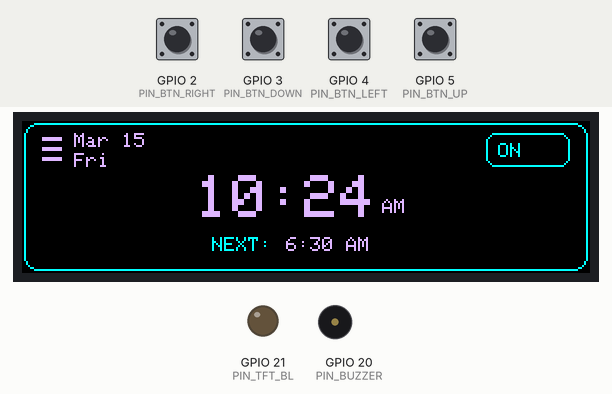
Simulated run of this sketch. Board: Seeed XIAO ESP32-C3. On the bench: 284×76 colour display, output pins drawn as LEDs (lit = HIGH), buzzer (waves = sounding). Inputs (shaded band) come from the test bench; at power-on: GPIO 2 (PIN_BTN_RIGHT), GPIO 3 (PIN_BTN_DOWN), GPIO 4 (PIN_BTN_LEFT), GPIO 5 (PIN_BTN_UP) HIGH. WiFi joins after 1.5 s; servers stay silent unless stated; the local clock reads 2024-03-15 10:24:30 at power-on unless the sketch sets it.

Above: at 1.3 s.
1.4 s: GPIO 2 (PIN_BTN_RIGHT) pulled LOW for 1 s
At 2.7 s:
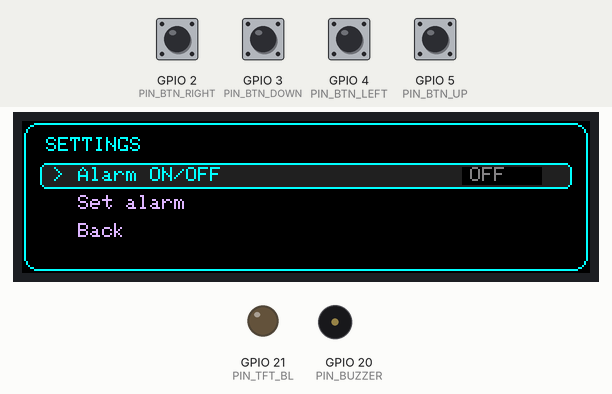
3.9 s: GPIO 3 (PIN_BTN_DOWN) pulled LOW for 0.15 s
At 4.7 s:
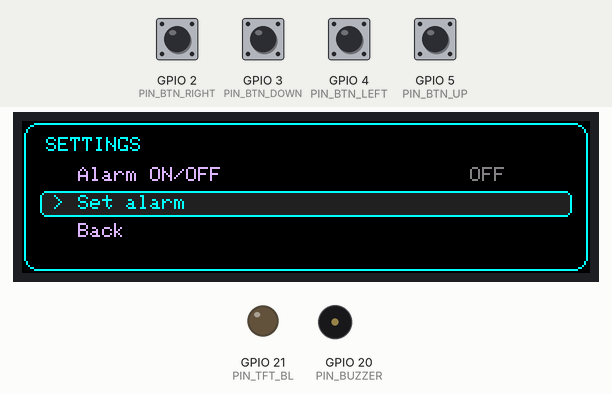
5.5 s: GPIO 4 (PIN_BTN_LEFT) pulled LOW for 0.15 s
At 5.8 s:
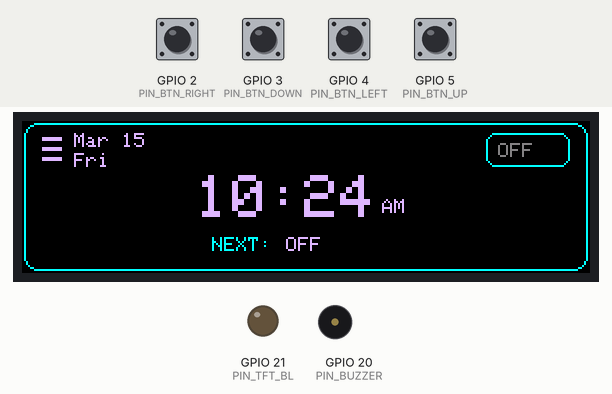
7.1 s: GPIO 2 (PIN_BTN_RIGHT) pulled LOW for 0.15 s
At 8.3 s:
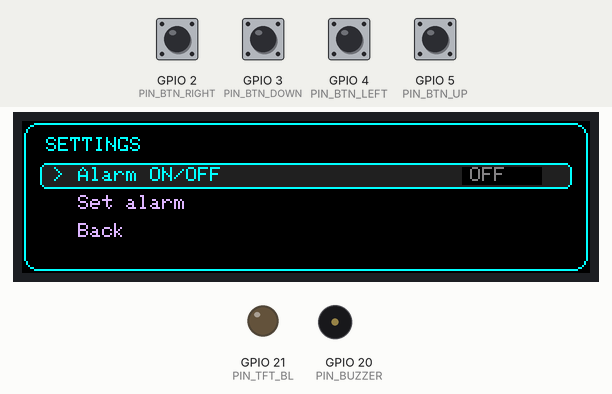
8.7 s: GPIO 5 (PIN_BTN_UP) pulled LOW for 0.15 s
At 9.5 s:
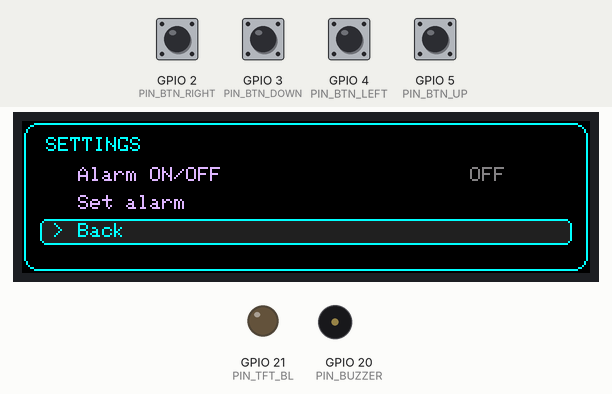
10.3 s: GPIO 3 (PIN_BTN_DOWN) pulled LOW for 1 s
At 10.44 s:
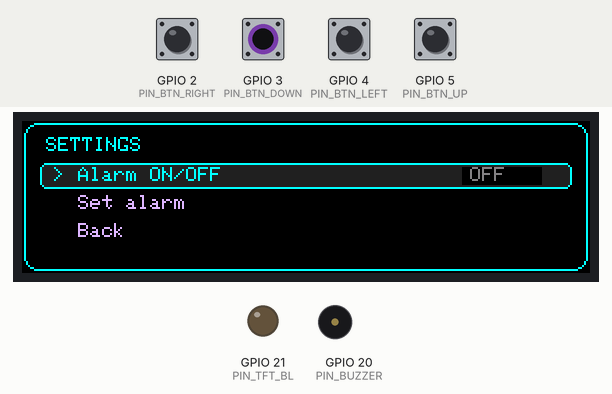
Timing chart, 0 to 13.3 s (numbered marks = the images above; inputs shaded):
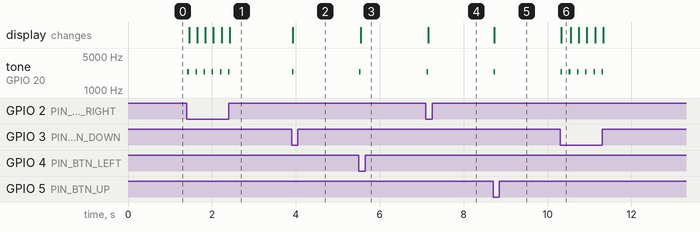

Measured:
- after the input at 1.4 s, tone on GPIO 20 (PIN_BUZZER): alternates 2400 Hz for 0.04 s and silent for 0.16 s, 12 changes in all, then stays silent, starting at once; the display: first changes after 0.06 s (image 1 shows a later state)
- after the input at 3.9 s, tone on GPIO 20 (PIN_BUZZER): silent → 2400 Hz at once, → silent 0.04 s later; the display: changes at once (image 2)
- after the input at 5.5 s, tone on GPIO 20 (PIN_BUZZER): silent → 2400 Hz at once, → silent 0.04 s later; the display: changes after 0.05 s (image 3)
- after the input at 7.1 s, tone on GPIO 20 (PIN_BUZZER): silent → 2400 Hz at once, → silent 0.04 s later; the display: changes after 0.06 s (image 4)
- after the input at 8.7 s, tone on GPIO 20 (PIN_BUZZER): silent → 2400 Hz at once, → silent 0.04 s later; the display: changes at once (image 5)
- after the input at 10.3 s, tone on GPIO 20 (PIN_BUZZER): alternates 2400 Hz for 0.04 s and silent for 0.16 s, 12 changes in all, then stays silent, starting at once; the display: changes at once (image 6)

The sketch:

Blare_Alarm_Clock_Code.ino
```cpp
#include <WiFi.h>
#include <time.h>
#include <Adafruit_GFX.h>
#include <Adafruit_ST7789.h>
#include <SPI.h>

// =====================================================
// BLARE CLOCK - XIAO ESP32-C3
// =====================================================

// Display GPIO pins
#define PIN_TFT_DC    6
#define PIN_TFT_CS    7
#define PIN_TFT_BL   21   // Active LOW
#define PIN_TFT_RST   8
#define PIN_TFT_SCLK  9
#define PIN_TFT_MOSI 10

#define PIN_BUZZER 20

// SWAPPED UP AND RIGHT BUTTONS
#define PIN_BTN_UP     5
#define PIN_BTN_DOWN   3
#define PIN_BTN_LEFT   4
#define PIN_BTN_RIGHT  2

#define SCREEN_W 284
#define SCREEN_H 76

// Use hardware SPI on the same wired pins for much faster drawing.
Adafruit_ST7789 display(PIN_TFT_CS, PIN_TFT_DC, PIN_TFT_RST);

#define BLACK    0x0000
#define WHITE    0xFFFF
#define CYAN     0x07FF
#define LAVENDER 0xDDBF
#define GREY     0x8410
#define DARKGREY 0x2104

const char* WIFI_SSID = "JaiGuruji77";
const char* WIFI_PASSWORD = "Gunjan@7982";
const char* TIMEZONE = "EST5EDT,M3.2.0/2,M11.1.0/2";

bool alarmEnabled = true;
int alarmHour = 6;
int alarmMinute = 30;

bool alarmRinging = false;
int lastTriggeredDay = -1;

enum Screen { HOME, MENU, SET_HOUR, SET_MINUTE };
Screen currentScreen = HOME;

int menuSelection = 0;
const char* menuItems[] = {
  "Alarm ON/OFF",
  "Set alarm",
  "Back"
};
const int MENU_COUNT = 3;

bool forceRedraw = true;

unsigned long lastClockUpdate = 0;
int lastShownHour = -1;
int lastShownMinute = -1;
int lastShownDay = -1;
int lastShownMonth = -1;
int lastShownYear = -1;
unsigned long lastButtonTime = 0;
unsigned long lastAlarmBeep = 0;
unsigned long lastClickBeep = 0;

const unsigned long CLOCK_INTERVAL = 250; // Check often; draw only when displayed values change.
const unsigned long BUTTON_DELAY = 180;
const unsigned long ALARM_INTERVAL = 700;

bool clickBeepActive = false;
bool alarmToneActive = false;
unsigned long clickBeepEnd = 0;
unsigned long alarmToneEnd = 0;

// =====================================================
// TIME
// =====================================================

bool getClockTime(struct tm &t) {
  return getLocalTime(&t, 10);
}

void formatAlarm(char* out, size_t len) {
  int h = alarmHour % 12;
  if (h == 0) h = 12;
  snprintf(out, len, "%d:%02d %s",
           h, alarmMinute, alarmHour >= 12 ? "PM" : "AM");
}

void formatCurrentTime(char* out, size_t len, const struct tm &t) {
  int h = t.tm_hour % 12;
  if (h == 0) h = 12;
  snprintf(out, len, "%d:%02d", h, t.tm_min);
}

// =====================================================
// BUZZER
// Short click beeps and repeating alarm beeps
// =====================================================

void startClickBeep() {
  // Do not interrupt an active alarm sound.
  if (alarmRinging) return;

  tone(PIN_BUZZER, 2400);
  clickBeepActive = true;
  clickBeepEnd = millis() + 35;
}

void updateBuzzer() {
  unsigned long now = millis();

  if (alarmRinging) {
    clickBeepActive = false;

    if (now >= lastAlarmBeep) {
      if (!alarmToneActive) {
        tone(PIN_BUZZER, 2000);
        alarmToneActive = true;
        alarmToneEnd = now + 300;
      } else if (now >= alarmToneEnd) {
        noTone(PIN_BUZZER);
        alarmToneActive = false;
        lastAlarmBeep = now + 400;
      }
    }
    return;
  }

  if (clickBeepActive && now >= clickBeepEnd) {
    noTone(PIN_BUZZER);
    clickBeepActive = false;
  }
}

void stopAlarm() {
  alarmRinging = false;
  alarmToneActive = false;
  clickBeepActive = false;
  noTone(PIN_BUZZER);
}

// =====================================================
// BASIC DRAWING
// =====================================================

void drawBorder() {
  display.drawRoundRect(1, 1, 282, 74, 7, CYAN);
}

void drawMenuIcon() {
  for (int i = 0; i < 3; i++) {
    display.fillRoundRect(9, 8 + i * 5, 12, 2, 1, LAVENDER);
  }
}

void drawDate() {
  display.fillRect(25, 5, 65, 21, BLACK);
  display.setFont(NULL);
  display.setTextSize(1);
  display.setTextColor(LAVENDER);

  struct tm t;
  if (getClockTime(t)) {
    char date[16], day[8];
    strftime(date, sizeof(date), "%b %d", &t);
    strftime(day, sizeof(day), "%a", &t);
    lastShownDay = t.tm_mday;
    lastShownMonth = t.tm_mon;
    lastShownYear = t.tm_year;

    display.setCursor(26, 6);
    display.print(date);
    display.setCursor(26, 16);
    display.print(day);
  } else {
    display.setCursor(26, 6);
    display.print("BLARE");
    display.setCursor(26, 16);
    display.print("CLOCK");
  }
}

void drawAlarmStatus() {
  display.fillRoundRect(232, 6, 42, 17, 5, BLACK);
  display.drawRoundRect(232, 6, 42, 17, 5, CYAN);
  display.setFont(NULL);
  display.setTextSize(1);
  display.setTextColor(alarmEnabled ? CYAN : GREY);
  display.setCursor(238, 11);
  display.print(alarmEnabled ? "ON" : "OFF");
}

// Only redraw the clock's own region.
void drawCurrentTime() {
  display.fillRect(86, 23, 120, 30, BLACK);

  struct tm t;
  display.setFont(NULL);

  if (!getClockTime(t)) {
    display.setTextSize(2);
    display.setTextColor(LAVENDER);
    display.setCursor(111, 30);
    display.print("--:--");
    return;
  }

  char text[12];
  formatCurrentTime(text, sizeof(text), t);
  lastShownHour = t.tm_hour;
  lastShownMinute = t.tm_min;

  display.setTextSize(3);
  display.setTextColor(LAVENDER);

  int width = strlen(text) * 18;
  int x = (SCREEN_W - width - 20) / 2;

  display.setCursor(x, 27);
  display.print(text);

  display.setTextSize(1);
  display.setCursor(x + width + 3, 39);
  display.print(t.tm_hour >= 12 ? "PM" : "AM");
}

void drawNextAlarm() {
  display.fillRect(93, 56, 105, 12, BLACK);
  display.setFont(NULL);
  display.setTextSize(1);
  display.setTextColor(CYAN);
  display.setCursor(95, 58);
  display.print("NEXT:");

  display.setTextColor(LAVENDER);
  display.setCursor(132, 58);

  if (alarmEnabled) {
    char text[16];
    formatAlarm(text, sizeof(text));
    display.print(text);
  } else {
    display.print("OFF");
  }
}

void drawHome() {
  display.fillScreen(BLACK);
  drawBorder();
  drawMenuIcon();
  drawDate();
  drawAlarmStatus();
  drawCurrentTime();
  drawNextAlarm();
}

// =====================================================
// MENU: REDRAW ONLY MENU ROWS WHEN SELECTION CHANGES
// =====================================================

void drawMenuRow(int i) {
  int y = 23 + i * 14;

  display.fillRect(8, y - 2, 268, 14, BLACK);

  if (i == menuSelection) {
    display.fillRoundRect(9, y - 2, 266, 13, 3, DARKGREY);
    display.drawRoundRect(9, y - 2, 266, 13, 3, CYAN);
    display.setTextColor(CYAN);
    display.setCursor(15, y);
    display.print(">");
  } else {
    display.setTextColor(LAVENDER);
    display.setCursor(15, y);
    display.print(" ");
  }

  display.setFont(NULL);
  display.setTextSize(1);
  display.setCursor(28, y);
  display.print(menuItems[i]);

  if (i == 0) {
    display.fillRect(220, y, 40, 9, BLACK);
    display.setCursor(224, y);
    display.setTextColor(alarmEnabled ? CYAN : GREY);
    display.print(alarmEnabled ? "ON" : "OFF");
  }
}

void drawMenu() {
  display.fillScreen(BLACK);
  drawBorder();

  display.setFont(NULL);
  display.setTextSize(1);
  display.setTextColor(CYAN);
  display.setCursor(12, 8);
  display.print("SETTINGS");

  for (int i = 0; i < MENU_COUNT; i++) {
    drawMenuRow(i);
  }
}

// =====================================================
// ALARM EDITING: UPDATE ONLY VALUE
// =====================================================

void drawEditValue() {
  display.fillRect(90, 25, 105, 32, BLACK);
  display.setFont(NULL);
  display.setTextSize(3);
  display.setTextColor(LAVENDER);

  int value = (currentScreen == SET_HOUR)
              ? alarmHour % 12 : alarmMinute;

  if (currentScreen == SET_HOUR && value == 0) value = 12;

  display.setCursor(115, 30);
  if (value < 10) display.print("0");
  display.print(value);
}

void drawEditScreen() {
  display.fillScreen(BLACK);
  drawBorder();

  display.setFont(NULL);
  display.setTextSize(1);
  display.setTextColor(CYAN);
  display.setCursor(12, 8);
  display.print(currentScreen == SET_HOUR
                 ? "SET ALARM - HOUR"
                 : "SET ALARM - MIN");

  drawEditValue();

  display.setTextSize(1);
  display.setTextColor(CYAN);
  display.setCursor(12, 59);
  display.print("UP/DOWN: ADJUST");
  display.setCursor(177, 59);
  display.print("RIGHT: OK");
}

void redrawScreen() {
  switch (currentScreen) {
    case HOME: drawHome(); break;
    case MENU: drawMenu(); break;
    case SET_HOUR:
    case SET_MINUTE: drawEditScreen(); break;
  }
  forceRedraw = false;
}

// =====================================================
// BUTTONS
// =====================================================

bool buttonPressed(int pin) {
  if (digitalRead(pin) != LOW) return false;
  if (millis() - lastButtonTime < BUTTON_DELAY) return false;

  delay(15);
  if (digitalRead(pin) != LOW) return false;

  lastButtonTime = millis();
  return true;
}

void handleButtons() {
  // Read all buttons; swapped UP and RIGHT wiring mapping above.
  bool up = buttonPressed(PIN_BTN_UP);
  bool down = buttonPressed(PIN_BTN_DOWN);
  bool left = buttonPressed(PIN_BTN_LEFT);
  bool right = buttonPressed(PIN_BTN_RIGHT);

  if (!(up || down || left || right)) return;

  if (alarmRinging) {
    stopAlarm();
    forceRedraw = true;
    return;
  }

  startClickBeep();

  switch (currentScreen) {
    case HOME:
      if (left || right) {
        currentScreen = MENU;
        menuSelection = 0;
        forceRedraw = true;
      }
      break;

    case MENU: {
      int oldSelection = menuSelection;

      if (up) {
        menuSelection = (menuSelection + MENU_COUNT - 1) % MENU_COUNT;
      }
      if (down) {
        menuSelection = (menuSelection + 1) % MENU_COUNT;
      }

      if (menuSelection != oldSelection) {
        drawMenuRow(oldSelection);
        drawMenuRow(menuSelection);
      }

      if (left) {
        currentScreen = HOME;
        forceRedraw = true;
      }

      if (right) {
        if (menuSelection == 0) {
          alarmEnabled = !alarmEnabled;
          drawMenuRow(menuSelection);
        } else if (menuSelection == 1) {
          currentScreen = SET_HOUR;
          forceRedraw = true;
        } else {
          currentScreen = HOME;
          forceRedraw = true;
        }
      }
      break;
    }

    case SET_HOUR:
      if (up) {
        alarmHour = (alarmHour + 1) % 24;
        drawEditValue();
      }
      if (down) {
        alarmHour = (alarmHour + 23) % 24;
        drawEditValue();
      }
      if (left) {
        currentScreen = MENU;
        forceRedraw = true;
      }
      if (right) {
        currentScreen = SET_MINUTE;
        forceRedraw = true;
      }
      break;

    case SET_MINUTE:
      if (up) {
        alarmMinute = (alarmMinute + 1) % 60;
        drawEditValue();
      }
      if (down) {
        alarmMinute = (alarmMinute + 59) % 60;
        drawEditValue();
      }
      if (left) {
        currentScreen = SET_HOUR;
        forceRedraw = true;
      }
      if (right) {
        currentScreen = HOME;
        forceRedraw = true;
      }
      break;
  }
}

// =====================================================
// ALARM: REPEAT UNTIL ANY BUTTON PRESSED
// =====================================================

void checkAlarm() {
  struct tm t;

  if (!alarmEnabled || alarmRinging) return;
  if (!getClockTime(t)) return;

  if (t.tm_hour == alarmHour &&
      t.tm_min == alarmMinute &&
      t.tm_sec == 0 &&
      lastTriggeredDay != t.tm_yday) {

    alarmRinging = true;
    alarmToneActive = false;
    lastTriggeredDay = t.tm_yday;
    lastAlarmBeep = 0;
  }
}

// =====================================================
// SETUP
// =====================================================

void setup() {
  pinMode(PIN_BTN_UP, INPUT_PULLUP);
  pinMode(PIN_BTN_DOWN, INPUT_PULLUP);
  pinMode(PIN_BTN_LEFT, INPUT_PULLUP);
  pinMode(PIN_BTN_RIGHT, INPUT_PULLUP);

  pinMode(PIN_BUZZER, OUTPUT);
  noTone(PIN_BUZZER);

  pinMode(PIN_TFT_BL, OUTPUT);
  digitalWrite(PIN_TFT_BL, LOW); // Active-low backlight ON

  // Keep the existing SCLK/MOSI wiring, but use hardware SPI instead of
  // bit-banged software SPI to speed up full-screen/menu drawing.
  SPI.begin(PIN_TFT_SCLK, -1, PIN_TFT_MOSI, PIN_TFT_CS);
  display.init(76, 284);
  display.setRotation(1);
  display.invertDisplay(false);
  display.fillScreen(BLACK);

  configTzTime(TIMEZONE, "pool.ntp.org", "time.nist.gov");

  if (strcmp(WIFI_SSID, "YOUR_WIFI_NAME") != 0) {
    WiFi.mode(WIFI_STA);
    WiFi.begin(WIFI_SSID, WIFI_PASSWORD);
  }

  forceRedraw = true;
}

// =====================================================
// LOOP
// =====================================================

void loop() {
  if (forceRedraw) redrawScreen();

  handleButtons();
  checkAlarm();
  updateBuzzer();

  // Check the clock frequently, but redraw only values that actually changed.
  // The displayed time has minute precision, so it will not be redrawn every
  // check or every second.
  if (currentScreen == HOME &&
      millis() - lastClockUpdate >= CLOCK_INTERVAL) {
    lastClockUpdate = millis();

    struct tm nowTime;
    if (getClockTime(nowTime)) {
      if (nowTime.tm_hour != lastShownHour ||
          nowTime.tm_min != lastShownMinute) {
        drawCurrentTime();
      }

      if (nowTime.tm_mday != lastShownDay ||
          nowTime.tm_mon != lastShownMonth ||
          nowTime.tm_year != lastShownYear) {
        drawDate();
      }
    }
  }

  delay(2);
}
```
